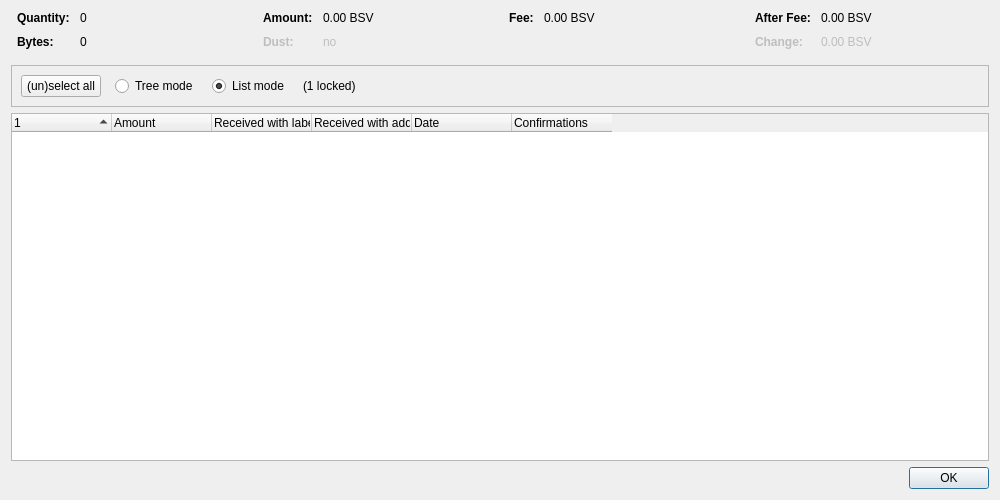
<?xml version="1.0" encoding="UTF-8"?>
<ui version="4.0">
 <class>CoinControlDialog</class>
 <widget class="QDialog" name="CoinControlDialog">
  <property name="geometry">
   <rect>
    <x>0</x>
    <y>0</y>
    <width>1000</width>
    <height>500</height>
   </rect>
  </property>
  <property name="windowTitle">
   <string>Coin Selection</string>
  </property>
  <layout class="QVBoxLayout" name="verticalLayout">
   <item>
    <layout class="QHBoxLayout" name="horizontalLayoutTop" stretch="0,0,0,0">
     <property name="topMargin">
      <number>0</number>
     </property>
     <property name="bottomMargin">
      <number>10</number>
     </property>
     <item>
      <layout class="QFormLayout" name="formLayoutCoinControl1">
       <property name="horizontalSpacing">
        <number>10</number>
       </property>
       <property name="verticalSpacing">
        <number>10</number>
       </property>
       <property name="leftMargin">
        <number>6</number>
       </property>
       <property name="rightMargin">
        <number>6</number>
       </property>
       <item row="0" column="0">
        <widget class="QLabel" name="labelCoinControlQuantityText">
         <property name="font">
          <font>
           <weight>75</weight>
           <bold>true</bold>
          </font>
         </property>
         <property name="text">
          <string>Quantity:</string>
         </property>
        </widget>
       </item>
       <item row="0" column="1">
        <widget class="QLabel" name="labelCoinControlQuantity">
         <property name="cursor">
          <cursorShape>IBeamCursor</cursorShape>
         </property>
         <property name="contextMenuPolicy">
          <enum>Qt::ActionsContextMenu</enum>
         </property>
         <property name="text">
          <string notr="true">0</string>
         </property>
         <property name="textInteractionFlags">
          <set>Qt::LinksAccessibleByMouse|Qt::TextSelectableByKeyboard|Qt::TextSelectableByMouse</set>
         </property>
        </widget>
       </item>
       <item row="1" column="0">
        <widget class="QLabel" name="labelCoinControlBytesText">
         <property name="font">
          <font>
           <weight>75</weight>
           <bold>true</bold>
          </font>
         </property>
         <property name="text">
          <string>Bytes:</string>
         </property>
        </widget>
       </item>
       <item row="1" column="1">
        <widget class="QLabel" name="labelCoinControlBytes">
         <property name="cursor">
          <cursorShape>IBeamCursor</cursorShape>
         </property>
         <property name="contextMenuPolicy">
          <enum>Qt::ActionsContextMenu</enum>
         </property>
         <property name="text">
          <string notr="true">0</string>
         </property>
         <property name="textInteractionFlags">
          <set>Qt::LinksAccessibleByMouse|Qt::TextSelectableByKeyboard|Qt::TextSelectableByMouse</set>
         </property>
        </widget>
       </item>
      </layout>
     </item>
     <item>
      <layout class="QFormLayout" name="formLayoutCoinControl2">
       <property name="horizontalSpacing">
        <number>10</number>
       </property>
       <property name="verticalSpacing">
        <number>10</number>
       </property>
       <property name="leftMargin">
        <number>6</number>
       </property>
       <property name="rightMargin">
        <number>6</number>
       </property>
       <item row="0" column="0">
        <widget class="QLabel" name="labelCoinControlAmountText">
         <property name="font">
          <font>
           <weight>75</weight>
           <bold>true</bold>
          </font>
         </property>
         <property name="text">
          <string>Amount:</string>
         </property>
        </widget>
       </item>
       <item row="0" column="1">
        <widget class="QLabel" name="labelCoinControlAmount">
         <property name="cursor">
          <cursorShape>IBeamCursor</cursorShape>
         </property>
         <property name="contextMenuPolicy">
          <enum>Qt::ActionsContextMenu</enum>
         </property>
         <property name="text">
          <string notr="true">0.00 BSV</string>
         </property>
         <property name="textInteractionFlags">
          <set>Qt::LinksAccessibleByMouse|Qt::TextSelectableByKeyboard|Qt::TextSelectableByMouse</set>
         </property>
        </widget>
       </item>
       <item row="1" column="0">
        <widget class="QLabel" name="labelCoinControlLowOutputText">
         <property name="enabled">
          <bool>false</bool>
         </property>
         <property name="font">
          <font>
           <weight>75</weight>
           <bold>true</bold>
          </font>
         </property>
         <property name="text">
          <string>Dust:</string>
         </property>
        </widget>
       </item>
       <item row="1" column="1">
        <widget class="QLabel" name="labelCoinControlLowOutput">
         <property name="enabled">
          <bool>false</bool>
         </property>
         <property name="cursor">
          <cursorShape>IBeamCursor</cursorShape>
         </property>
         <property name="contextMenuPolicy">
          <enum>Qt::ActionsContextMenu</enum>
         </property>
         <property name="text">
          <string notr="true">no</string>
         </property>
         <property name="textInteractionFlags">
          <set>Qt::LinksAccessibleByMouse|Qt::TextSelectableByKeyboard|Qt::TextSelectableByMouse</set>
         </property>
        </widget>
       </item>
      </layout>
     </item>
     <item>
      <layout class="QFormLayout" name="formLayoutCoinControl3">
       <property name="horizontalSpacing">
        <number>10</number>
       </property>
       <property name="verticalSpacing">
        <number>10</number>
       </property>
       <property name="leftMargin">
        <number>6</number>
       </property>
       <property name="rightMargin">
        <number>6</number>
       </property>
       <item row="0" column="0">
        <widget class="QLabel" name="labelCoinControlFeeText">
         <property name="font">
          <font>
           <weight>75</weight>
           <bold>true</bold>
          </font>
         </property>
         <property name="text">
          <string>Fee:</string>
         </property>
        </widget>
       </item>
       <item row="0" column="1">
        <widget class="QLabel" name="labelCoinControlFee">
         <property name="cursor">
          <cursorShape>IBeamCursor</cursorShape>
         </property>
         <property name="contextMenuPolicy">
          <enum>Qt::ActionsContextMenu</enum>
         </property>
         <property name="text">
          <string notr="true">0.00 BSV</string>
         </property>
         <property name="textInteractionFlags">
          <set>Qt::LinksAccessibleByMouse|Qt::TextSelectableByKeyboard|Qt::TextSelectableByMouse</set>
         </property>
        </widget>
       </item>
      </layout>
     </item>
     <item>
      <layout class="QFormLayout" name="formLayoutCoinControl4">
       <property name="horizontalSpacing">
        <number>10</number>
       </property>
       <property name="verticalSpacing">
        <number>10</number>
       </property>
       <property name="leftMargin">
        <number>6</number>
       </property>
       <property name="rightMargin">
        <number>6</number>
       </property>
       <item row="0" column="0">
        <widget class="QLabel" name="labelCoinControlAfterFeeText">
         <property name="font">
          <font>
           <weight>75</weight>
           <bold>true</bold>
          </font>
         </property>
         <property name="text">
          <string>After Fee:</string>
         </property>
        </widget>
       </item>
       <item row="0" column="1">
        <widget class="QLabel" name="labelCoinControlAfterFee">
         <property name="cursor">
          <cursorShape>IBeamCursor</cursorShape>
         </property>
         <property name="contextMenuPolicy">
          <enum>Qt::ActionsContextMenu</enum>
         </property>
         <property name="text">
          <string notr="true">0.00 BSV</string>
         </property>
         <property name="textInteractionFlags">
          <set>Qt::LinksAccessibleByMouse|Qt::TextSelectableByKeyboard|Qt::TextSelectableByMouse</set>
         </property>
        </widget>
       </item>
       <item row="1" column="0">
        <widget class="QLabel" name="labelCoinControlChangeText">
         <property name="enabled">
          <bool>false</bool>
         </property>
         <property name="font">
          <font>
           <weight>75</weight>
           <bold>true</bold>
          </font>
         </property>
         <property name="text">
          <string>Change:</string>
         </property>
        </widget>
       </item>
       <item row="1" column="1">
        <widget class="QLabel" name="labelCoinControlChange">
         <property name="enabled">
          <bool>false</bool>
         </property>
         <property name="cursor">
          <cursorShape>IBeamCursor</cursorShape>
         </property>
         <property name="contextMenuPolicy">
          <enum>Qt::ActionsContextMenu</enum>
         </property>
         <property name="text">
          <string notr="true">0.00 BSV</string>
         </property>
         <property name="textInteractionFlags">
          <set>Qt::LinksAccessibleByMouse|Qt::TextSelectableByKeyboard|Qt::TextSelectableByMouse</set>
         </property>
        </widget>
       </item>
      </layout>
     </item>
    </layout>
   </item>
   <item>
    <widget class="QFrame" name="frame">
     <property name="minimumSize">
      <size>
       <width>0</width>
       <height>40</height>
      </size>
     </property>
     <property name="frameShape">
      <enum>QFrame::StyledPanel</enum>
     </property>
     <property name="frameShadow">
      <enum>QFrame::Sunken</enum>
     </property>
     <layout class="QHBoxLayout" name="horizontalLayout">
      <item>
       <layout class="QHBoxLayout" name="horizontalLayoutPanel" stretch="0,0,0,0,0">
        <property name="spacing">
         <number>14</number>
        </property>
        <item>
         <widget class="QPushButton" name="pushButtonSelectAll">
          <property name="sizePolicy">
           <sizepolicy hsizetype="Maximum" vsizetype="Fixed">
            <horstretch>0</horstretch>
            <verstretch>0</verstretch>
           </sizepolicy>
          </property>
          <property name="text">
           <string>(un)select all</string>
          </property>
          <property name="autoDefault">
           <bool>false</bool>
          </property>
         </widget>
        </item>
        <item>
         <widget class="QRadioButton" name="radioTreeMode">
          <property name="sizePolicy">
           <sizepolicy hsizetype="Maximum" vsizetype="Fixed">
            <horstretch>0</horstretch>
            <verstretch>0</verstretch>
           </sizepolicy>
          </property>
          <property name="text">
           <string>Tree mode</string>
          </property>
         </widget>
        </item>
        <item>
         <widget class="QRadioButton" name="radioListMode">
          <property name="sizePolicy">
           <sizepolicy hsizetype="Maximum" vsizetype="Fixed">
            <horstretch>0</horstretch>
            <verstretch>0</verstretch>
           </sizepolicy>
          </property>
          <property name="text">
           <string>List mode</string>
          </property>
          <property name="checked">
           <bool>true</bool>
          </property>
         </widget>
        </item>
        <item>
         <widget class="QLabel" name="labelLocked">
          <property name="text">
           <string notr="true">(1 locked)</string>
          </property>
         </widget>
        </item>
        <item>
         <spacer name="horizontalSpacer">
          <property name="orientation">
           <enum>Qt::Horizontal</enum>
          </property>
          <property name="sizeHint" stdset="0">
           <size>
            <width>40</width>
            <height>20</height>
           </size>
          </property>
         </spacer>
        </item>
       </layout>
      </item>
     </layout>
    </widget>
   </item>
   <item>
    <widget class="CoinControlTreeWidget" name="treeWidget">
     <property name="contextMenuPolicy">
      <enum>Qt::CustomContextMenu</enum>
     </property>
     <property name="sortingEnabled">
      <bool>false</bool>
     </property>
     <property name="columnCount">
      <number>6</number>
     </property>
     <attribute name="headerShowSortIndicator" stdset="0">
      <bool>true</bool>
     </attribute>
     <attribute name="headerStretchLastSection">
      <bool>false</bool>
     </attribute>
     <column>
      <property name="text">
       <string/>
      </property>
     </column>
     <column>
      <property name="text">
       <string>Amount</string>
      </property>
     </column>
     <column>
      <property name="text">
       <string>Received with label</string>
      </property>
     </column>
     <column>
      <property name="text">
       <string>Received with address</string>
      </property>
     </column>
     <column>
      <property name="text">
       <string>Date</string>
      </property>
     </column>
     <column>
      <property name="text">
       <string>Confirmations</string>
      </property>
      <property name="toolTip">
       <string>Confirmed</string>
      </property>
     </column>
     <column>
      <property name="text">
       <string/>
      </property>
     </column>
     <column>
      <property name="text">
       <string/>
      </property>
     </column>
     <column>
      <property name="text">
       <string/>
      </property>
     </column>
     <column>
      <property name="text">
       <string/>
      </property>
     </column>
    </widget>
   </item>
   <item>
    <widget class="QDialogButtonBox" name="buttonBox">
     <property name="orientation">
      <enum>Qt::Horizontal</enum>
     </property>
     <property name="standardButtons">
      <set>QDialogButtonBox::Ok</set>
     </property>
    </widget>
   </item>
  </layout>
 </widget>
 <customwidgets>
  <customwidget>
   <class>CoinControlTreeWidget</class>
   <extends>QTreeWidget</extends>
   <header>qt/coincontroltreewidget.h</header>
  </customwidget>
 </customwidgets>
 <resources/>
 <connections/>
</ui>
